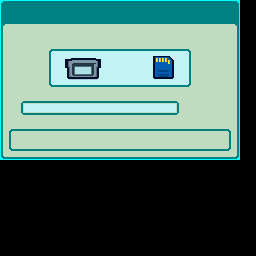

This is a level from a 2D game, rendered from its Tiled map with the project's own tilesets. A one-line summary and the complete map file follow:
An orthogonal 32x32 tile map with 8x8 px tiles, 1 tile layer (Calque de Tuiles 1).

<map version="1.10" tiledversion="1.12.2" orientation="orthogonal" renderorder="right-down" width="32" height="32" tilewidth="8" tileheight="8" infinite="0" nextlayerid="2" nextobjectid="1">
 <tileset firstgid="1" source="tiles.tsx" />
 <layer id="1" name="Calque de Tuiles 1" width="32" height="32">
  <data encoding="csv">
2,3,3,3,3,3,3,3,3,3,3,3,3,3,3,3,3,3,3,3,3,3,3,3,3,3,3,3,3,2147483650,0,0,
4,6,6,6,6,6,6,6,6,6,6,6,6,6,6,6,6,6,6,6,6,6,6,6,6,6,6,6,6,2147483652,0,0,
4,6,6,6,6,6,6,6,6,6,6,6,6,6,6,6,6,6,6,6,6,6,6,6,6,6,6,6,6,2147483652,0,0,
214,23,23,23,23,23,23,23,23,23,23,23,23,23,23,23,23,23,23,23,23,23,23,23,23,23,23,23,23,2147483862,0,0,
238,23,23,23,23,23,23,23,23,23,23,23,23,23,23,23,23,23,23,23,23,23,23,23,23,23,23,23,23,2147483886,0,0,
238,23,23,23,23,23,23,23,23,23,23,23,23,23,23,23,23,23,23,23,23,23,23,23,23,23,23,23,23,2147483886,0,0,
238,23,23,23,23,23,220,221,221,221,221,221,221,221,221,221,221,221,221,221,221,221,221,2147483868,23,23,23,23,23,2147483886,0,0,
238,23,23,23,23,23,222,178,128,129,130,130,132,178,178,178,178,178,178,232,233,234,178,3221225694,23,23,23,23,23,2147483886,0,0,
238,23,23,23,23,23,222,178,144,145,146,147,148,178,178,178,178,178,178,166,167,168,178,3221225694,23,23,23,23,23,2147483886,0,0,
238,23,23,23,23,23,222,178,161,162,163,164,165,178,178,178,178,178,178,229,230,231,178,3221225694,23,23,23,23,23,2147483886,0,0,
238,23,23,23,23,23,1073742044,1073742045,1073742045,1073742045,1073742045,1073742045,1073742045,1073742045,1073742045,1073742045,1073742045,1073742045,1073742045,1073742045,1073742045,1073742045,1073742045,3221225692,23,23,23,23,23,2147483886,0,0,
238,23,23,23,23,23,23,23,23,23,23,23,23,23,23,23,23,23,23,23,23,23,23,23,23,23,23,23,23,2147483886,0,0,
238,23,1073742030,1073742031,1073742031,1073742031,1073742031,1073742031,1073742031,1073742031,1073742031,1073742031,1073742031,1073742031,1073742031,1073742031,1073742031,1073742031,1073742031,1073742031,1073742031,1073742031,3221225678,23,23,23,23,23,23,2147483886,0,0,
238,23,205,43,43,43,43,43,43,43,43,43,43,43,43,43,43,43,43,43,43,43,2147483853,23,23,23,23,23,23,2147483886,0,0,
238,23,206,207,207,207,207,207,207,207,207,207,207,207,207,207,207,207,207,207,207,207,2147483854,23,23,23,23,23,23,2147483886,0,0,
238,23,23,23,23,23,23,23,23,23,23,23,23,23,23,23,23,23,23,23,23,23,23,23,23,23,23,23,23,2147483886,0,0,
238,217,207,207,207,207,207,207,207,207,207,207,207,207,207,207,207,207,207,207,207,207,207,207,207,207,207,207,2147483865,2147483886,0,0,
238,219,23,23,23,23,23,23,23,23,23,23,23,23,23,23,23,23,23,23,23,23,23,23,23,23,23,23,2147483867,2147483886,0,0,
238,1073742041,1073742031,1073742031,1073742031,1073742031,1073742031,1073742031,1073742031,1073742031,1073742031,1073742031,1073742031,1073742031,1073742031,1073742031,1073742031,1073742031,1073742031,1073742031,1073742031,1073742031,1073742031,1073742031,1073742031,1073742031,1073742031,1073742031,3221225689,2147483886,0,0,
1073741851,1073741850,1073741850,1073741850,1073741850,1073741850,1073741850,1073741850,1073741850,1073741850,1073741850,1073741850,1073741850,1073741850,1073741850,1073741850,1073741850,1073741850,1073741850,1073741850,1073741850,1073741850,1073741850,1073741850,1073741850,1073741850,1073741850,1073741850,1073741850,3221225499,0,0,
0,0,0,0,0,0,0,0,0,0,0,0,0,0,0,0,0,0,0,0,0,0,0,0,0,0,0,0,0,0,0,0,
0,0,0,0,0,0,0,0,0,0,0,0,0,0,0,0,0,0,0,0,0,0,0,0,0,0,0,0,0,0,0,0,
0,0,0,0,0,0,0,0,0,0,0,0,0,0,0,0,0,0,0,0,0,0,0,0,0,0,0,0,0,0,0,0,
0,0,0,0,0,0,0,0,0,0,0,0,0,0,0,0,0,0,0,0,0,0,0,0,0,0,0,0,0,0,0,0,
0,0,0,0,0,0,0,0,0,0,0,0,0,0,0,0,0,0,0,0,0,0,0,0,0,0,0,0,0,0,0,0,
0,0,0,0,0,0,0,0,0,0,0,0,0,0,0,0,0,0,0,0,0,0,0,0,0,0,0,0,0,0,0,0,
0,0,0,0,0,0,0,0,0,0,0,0,0,0,0,0,0,0,0,0,0,0,0,0,0,0,0,0,0,0,0,0,
0,0,0,0,0,0,0,0,0,0,0,0,0,0,0,0,0,0,0,0,0,0,0,0,0,0,0,0,0,0,0,0,
0,0,0,0,0,0,0,0,0,0,0,0,0,0,0,0,0,0,0,0,0,0,0,0,0,0,0,0,0,0,0,0,
0,0,0,0,0,0,0,0,0,0,0,0,0,0,0,0,0,0,0,0,0,0,0,0,0,0,0,0,0,0,0,0,
0,0,0,0,0,0,0,0,0,0,0,0,0,0,0,0,0,0,0,0,0,0,0,0,0,0,0,0,0,0,0,0,
0,0,0,0,0,0,0,0,0,0,0,0,0,0,0,0,0,0,0,0,0,0,0,0,0,0,0,0,0,0,0,0
</data>
 </layer>
</map>
